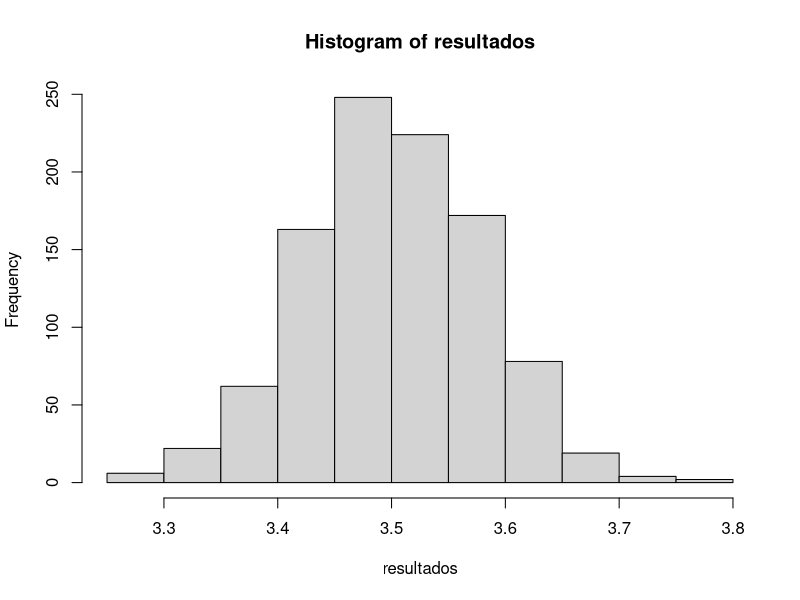
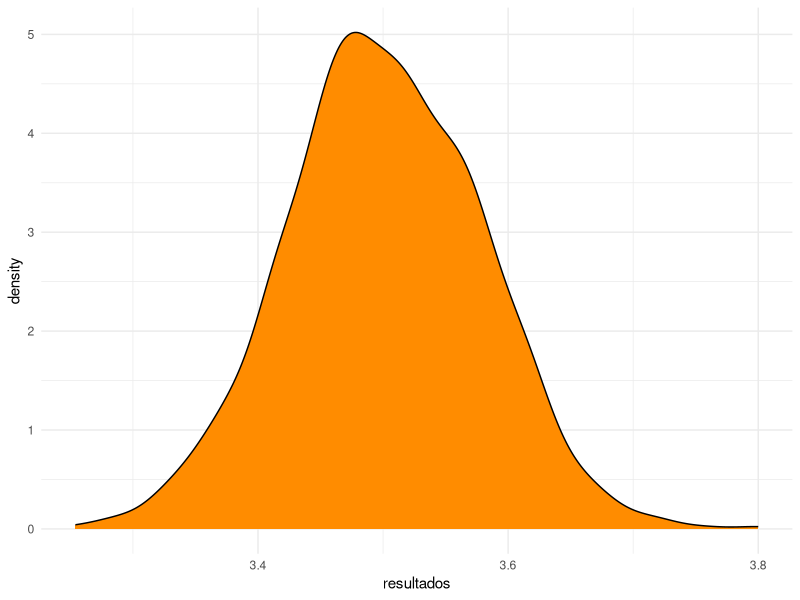

These charts were generated, in order, by the following R code: (Note: this script raises an error after producing the figures.)
#fofocas, guilhotina e revoluções

media <- mean(sample(1:6, size = 500, replace = TRUE))

resultados <- c()

for(j in 1:1000){
  
  resultados[j] <- mean(sample(1:6, size = 500, replace = TRUE))

  
}

hist(resultados)

dados <- data.frame(resultados)

library(ggplot2)

ggplot(dados, aes(x = resultados)) + geom_density(fill = "darkorange") + theme_minimal()

populacao <- sample(0:1, size = 100000, replace = TRUE, prob = c(0.9, 0.1))
valor_real <- mean(populacao)

amostra <- sample(populacao, size = 500, replace = TRUE)
media <- mean(amostra)
media

parte_inferior <- media - 1.96 * (sqrt(media * (1-media))/sqrt(500))
parte_superior <- media + 1.96 * (sqrt(media * (1-media))/sqrt(500))

inferiores <- c()
superiores <- c()

for(k in 1:100){
  
  amostra <- sample(populacao, size = 500, replace = TRUE)
  media <- mean(amostra)
  
  inferiores[k] <- media - 1.96 * (sqrt(media * (1-media))/sqrt(500))
  superiores[k] <- media + 1.96 * (sqrt(media * (1-media))/sqrt(500))
  
}

intervalos <- data.frame(inferiores, superiores, contador = 1:100)

ggplot(data = intervalos) + geom_segment(aes(x = inferiores, xend = superiores, y = contador, yend = contador, col = categoria)) + geom_vline(xintercept = valor_real, col = "red")

categoria <- ifelse(intervalos$inferiores > valor_real | intervalos$superiores < valor_real, 0, 1)

intervalos$categoria <- as.factor(categoria)
